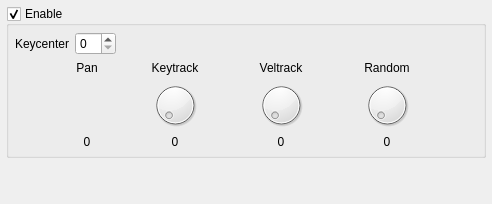
       <widget class="QWidget" name="tabPan">
        <attribute name="title">
         <string>Pan</string>
        </attribute>
        <layout class="QGridLayout" name="layPan">
         <property name="sizeConstraint">
          <enum>QLayout::SetNoConstraint</enum>
         </property>
         <property name="leftMargin">
          <number>6</number>
         </property>
         <property name="topMargin">
          <number>6</number>
         </property>
         <property name="rightMargin">
          <number>6</number>
         </property>
         <property name="bottomMargin">
          <number>6</number>
         </property>
         <item row="2" column="0" colspan="2">
          <spacer name="vspPan">
           <property name="orientation">
            <enum>Qt::Vertical</enum>
           </property>
           <property name="sizeHint" stdset="0">
            <size>
             <width>20</width>
             <height>40</height>
            </size>
           </property>
          </spacer>
         </item>
         <item row="0" column="0" colspan="2">
          <widget class="QGroupBox" name="gbxPan">
           <property name="title">
            <string>Enable</string>
           </property>
           <property name="checkable">
            <bool>true</bool>
           </property>
           <property name="checked">
            <bool>true</bool>
           </property>
           <layout class="QGridLayout" name="layGbxPan">
            <property name="sizeConstraint">
             <enum>QLayout::SetNoConstraint</enum>
            </property>
            <property name="leftMargin">
             <number>6</number>
            </property>
            <property name="topMargin">
             <number>6</number>
            </property>
            <property name="rightMargin">
             <number>6</number>
            </property>
            <property name="bottomMargin">
             <number>6</number>
            </property>
            <item row="0" column="0">
             <layout class="QHBoxLayout" name="layPanKeycenter">
              <property name="sizeConstraint">
               <enum>QLayout::SetNoConstraint</enum>
              </property>
              <item>
               <widget class="QLabel" name="lblPanKeycenter">
                <property name="text">
                 <string>Keycenter</string>
                </property>
               </widget>
              </item>
              <item>
               <widget class="QSpinBox" name="sbxPanKeycenter"/>
              </item>
              <item>
               <spacer name="hspPanKeycenter">
                <property name="orientation">
                 <enum>Qt::Horizontal</enum>
                </property>
                <property name="sizeHint" stdset="0">
                 <size>
                  <width>40</width>
                  <height>20</height>
                 </size>
                </property>
               </spacer>
              </item>
             </layout>
            </item>
            <item row="1" column="0">
             <layout class="QGridLayout" name="layPanKnobs">
              <property name="sizeConstraint">
               <enum>QLayout::SetNoConstraint</enum>
              </property>
              <item row="0" column="4">
               <widget class="QLabel" name="lblPanRandom">
                <property name="text">
                 <string>Random</string>
                </property>
                <property name="alignment">
                 <set>Qt::AlignCenter</set>
                </property>
               </widget>
              </item>
              <item row="2" column="2">
               <widget class="QLabel" name="lblPanKeytrackVal">
                <property name="minimumSize">
                 <size>
                  <width>64</width>
                  <height>0</height>
                 </size>
                </property>
                <property name="text">
                 <string>0</string>
                </property>
                <property name="alignment">
                 <set>Qt::AlignCenter</set>
                </property>
               </widget>
              </item>
              <item row="2" column="1">
               <widget class="QLabel" name="lblPanVal">
                <property name="minimumSize">
                 <size>
                  <width>64</width>
                  <height>0</height>
                 </size>
                </property>
                <property name="text">
                 <string>0</string>
                </property>
                <property name="alignment">
                 <set>Qt::AlignCenter</set>
                </property>
               </widget>
              </item>
              <item row="1" column="3">
               <widget class="QDial" name="knbPanVeltrack">
                <property name="minimumSize">
                 <size>
                  <width>0</width>
                  <height>48</height>
                 </size>
                </property>
                <property name="maximumSize">
                 <size>
                  <width>16777215</width>
                  <height>48</height>
                 </size>
                </property>
               </widget>
              </item>
              <item row="0" column="1">
               <widget class="QLabel" name="lblPan">
                <property name="text">
                 <string>Pan</string>
                </property>
                <property name="alignment">
                 <set>Qt::AlignCenter</set>
                </property>
               </widget>
              </item>
              <item row="1" column="4">
               <widget class="QDial" name="knbPanRandom">
                <property name="minimumSize">
                 <size>
                  <width>0</width>
                  <height>48</height>
                 </size>
                </property>
                <property name="maximumSize">
                 <size>
                  <width>16777215</width>
                  <height>48</height>
                 </size>
                </property>
               </widget>
              </item>
              <item row="2" column="3">
               <widget class="QLabel" name="lblPanVeltrackVal">
                <property name="minimumSize">
                 <size>
                  <width>64</width>
                  <height>0</height>
                 </size>
                </property>
                <property name="text">
                 <string>0</string>
                </property>
                <property name="alignment">
                 <set>Qt::AlignCenter</set>
                </property>
               </widget>
              </item>
              <item row="2" column="4">
               <widget class="QLabel" name="lblPanRandomVal">
                <property name="minimumSize">
                 <size>
                  <width>64</width>
                  <height>0</height>
                 </size>
                </property>
                <property name="text">
                 <string>0</string>
                </property>
                <property name="alignment">
                 <set>Qt::AlignCenter</set>
                </property>
               </widget>
              </item>
              <item row="0" column="2">
               <widget class="QLabel" name="lblPanKeytrack">
                <property name="text">
                 <string>Keytrack</string>
                </property>
                <property name="alignment">
                 <set>Qt::AlignCenter</set>
                </property>
               </widget>
              </item>
              <item row="0" column="3">
               <widget class="QLabel" name="lblPanVeltrack">
                <property name="text">
                 <string>Veltrack</string>
                </property>
                <property name="alignment">
                 <set>Qt::AlignCenter</set>
                </property>
               </widget>
              </item>
              <item row="1" column="2">
               <widget class="QDial" name="knbPanKeytrack">
                <property name="minimumSize">
                 <size>
                  <width>0</width>
                  <height>48</height>
                 </size>
                </property>
                <property name="maximumSize">
                 <size>
                  <width>16777215</width>
                  <height>48</height>
                 </size>
                </property>
               </widget>
              </item>
              <item row="1" column="0">
               <spacer name="hspPanL">
                <property name="orientation">
                 <enum>Qt::Horizontal</enum>
                </property>
                <property name="sizeHint" stdset="0">
                 <size>
                  <width>40</width>
                  <height>20</height>
                 </size>
                </property>
               </spacer>
              </item>
              <item row="1" column="5">
               <spacer name="hspPanR">
                <property name="orientation">
                 <enum>Qt::Horizontal</enum>
                </property>
                <property name="sizeHint" stdset="0">
                 <size>
                  <width>40</width>
                  <height>20</height>
                 </size>
                </property>
               </spacer>
              </item>
             </layout>
            </item>
           </layout>
          </widget>
         </item>
        </layout>
       </widget>
